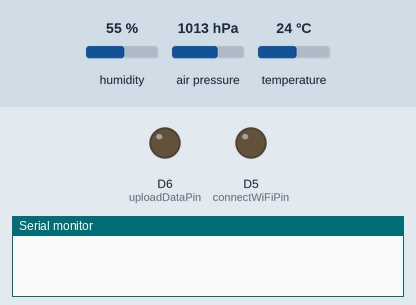
A sketch run on a simulated ESP8266 (Wemos D1 mini). Shown: output pins drawn as LEDs (lit = HIGH), the last lines printed to the serial monitor. The test bench sets the inputs (shaded band); at power-on: humidity 55 %, air pressure 1013 hPa, temperature 24 °C. WiFi joins after 1.5 s; servers stay silent unless stated; uploads are accepted with an empty reply. At 1.8 s the program puts the board to deep sleep or switches it off; the recording ends there.

Above: at 0.0 s.
At 1.66 s:
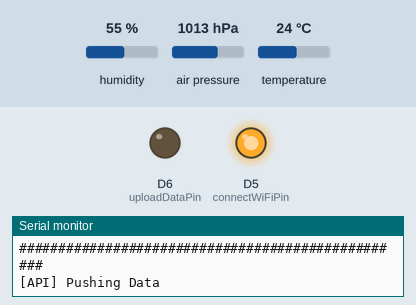
Timing chart, 0 to 1.8 s (numbered marks = the images above):
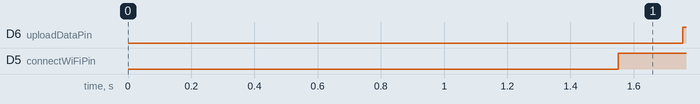

The sketch:

WeatherStation.ino
```cpp
// WiFi
#include <ESP8266WiFi.h>
#include <ESP8266WiFiMulti.h>
#include <ESP8266HTTPClient.h>
ESP8266WiFiMulti wifiMulti;

// BME280
#include <Wire.h>
#include <Adafruit_Sensor.h>
#include <Adafruit_BME280.h>
Adafruit_BME280 bme;

// API Connection
String apiServer = "API_SERVER";

// Config
#define connectionTimeout 5000
#define pushAttempts 5
#define deepSleepMinutes 15
String stationKey = "STATION_KEY";
String stationAuth = "STATION_AUTHENTICATION";

// Weather Data
float temperature;
float humidity;
float pressure;

// LED
#define connectWiFiPin 14
#define uploadDataPin 12

void setup() {
  Serial.begin(115200);

  pinMode(connectWiFiPin, OUTPUT);
  pinMode(uploadDataPin, OUTPUT);

  digitalWrite(connectWiFiPin, LOW);
  digitalWrite(uploadDataPin, LOW);

  splashScreen();

  if(checkHardware() == false) {
    Serial.println("[SETUP] Hardware Check Failed");
    sleep();
  }

  connectWiFi();

  digitalWrite(connectWiFiPin, HIGH);

  setWeatherData();
  pushData();

  digitalWrite(uploadDataPin, HIGH);

  delay(10);

  sleep();
}

void loop() {}

boolean checkHardware() {
  int badHardwareCounter = 0;
  while(!(bme.begin(0x76))) {
    badHardwareCounter++;
    if(badHardwareCounter >= 5) {
      return false;
    }
    delay(100);
  }

  return true;
}

void connectWiFi() {
  wakeUp();

  WiFi.persistent(false);
  WiFi.mode(WIFI_STA);

  wifiMulti.addAP("SSID1", "PASSWORD1");           // ADD ACCESSPOINT
  wifiMulti.addAP("SSID2", "PASSWORD2");           // ADD ACCESSPOINT
  wifiMulti.addAP("SSID3", "PASSWORD3");           // ADD ACCESSPOINT

  for(int i = 0; i < 3; i++){Serial.println();}
  Serial.println("##################################################");
  Serial.println("[WIFI] Connecting");

  if(wifiMulti.run(5000) != WL_CONNECTED) {
    Serial.println("[WIFI] Could not connect to WiFi");
    sleep();
  }

  Serial.println();
  Serial.print("[WIFI] Connected to: ");
  Serial.println(WiFi.SSID());
  Serial.print("[WIFI] IP Address: ");
  Serial.println(WiFi.localIP());
  Serial.println("##################################################");
  for(int i = 0; i < 3; i++){Serial.println();}
}

void setWeatherData() {
  temperature = bme.readTemperature();
  humidity = bme.readHumidity();
  pressure = bme.readPressure() / 100;
}

void pushData() {
  String request = apiServer + "/api/push-data.php";
  request += "?key=" + stationKey;
  request += "&auth=" + stationAuth;
  request += "&temp=" + String(temperature);
  request += "&humi=" + String(humidity);
  request += "&pres=" + String(pressure);

  Serial.println("[API] Pushing Data");

  WiFiClient wifi;
  HTTPClient http;
  http.begin(wifi, request);

  int httpCode = 0;
  int attempt = 0;

  do {
    httpCode = http.GET();
  } while(httpCode != HTTP_CODE_OK && attempt < pushAttempts);

  http.end();
}

void wakeUp() {
  WiFi.mode(WIFI_STA);
}

void sleep() {
  WiFi.mode(WIFI_OFF);
  Serial.println("[DEEPSLEEP] Enabled deepsleep mode");
  ESP.deepSleep(deepSleepMinutes * 60 * 1000000);
}

void splashScreen() {
  for(int i = 0; i < 3; i++){Serial.println();}
  Serial.println("###################################################");
  Serial.println("###                                             ###");
  Serial.println("###   Project: IoT Weather Station              ###");
  Serial.println("###   Version: v3.0                             ###");
  Serial.println("###   Board: WeMos D1 MINI                      ###");
  Serial.println("###   Author: Jens Ostertag                     ###");
  Serial.println("###   GitHub: https://github.com/JensOstertag   ###");
  Serial.println("###                                             ###");
  Serial.println("###################################################");
  for(int i = 0; i < 3; i++){Serial.println();}
}
```

Measured:
- by itself, D6 (uploadDataPin): LOW → HIGH at 1.8 s
- by itself, D5 (connectWiFiPin): LOW → HIGH at 1.6 s
